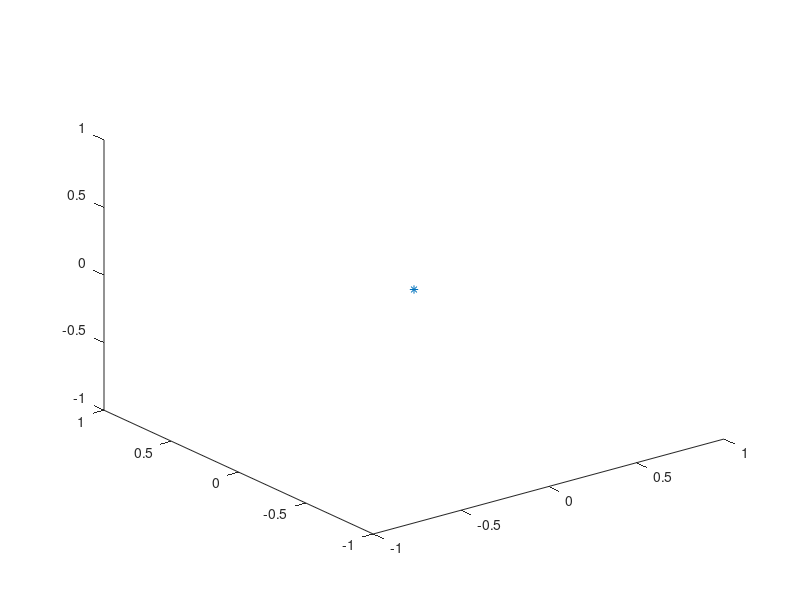

The MATLAB source for this figure: (Note: this script raises an error after producing the figure.)
function [] = colors()

for i=0:0.1:1
    for j=0:0.1:1
        for k=0:0.1:1
            q = plot3(i,j,k,'*');
            q.Color = [i,j,k];
            hold on
        end
    end
end
grid off